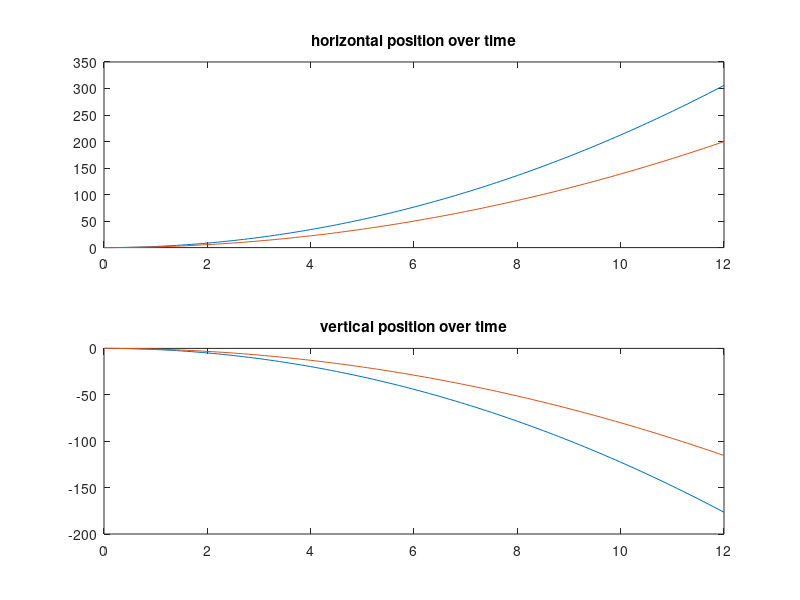
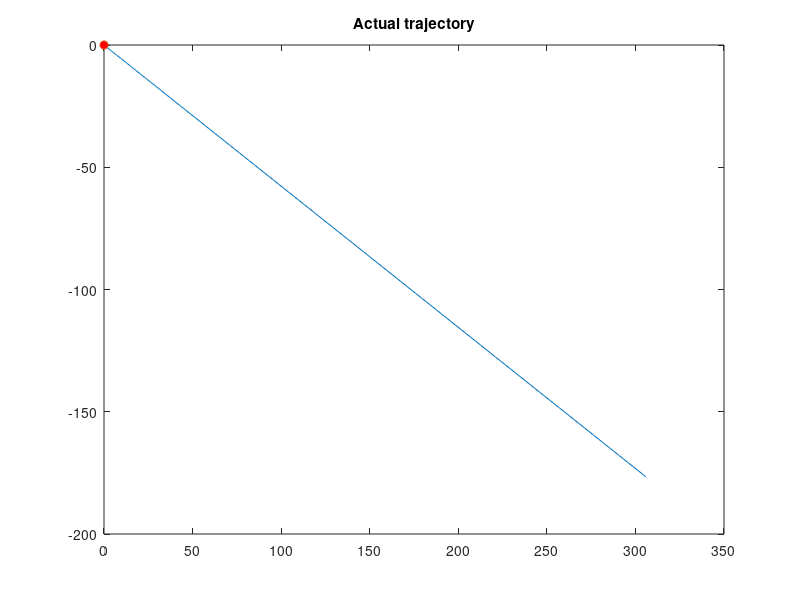

Write the MATLAB code that produced these figures, in order. (Note: this script raises an error after producing the figures.)
% incline.m
% by Jessica Kintner, 3/7
% for HW due 3/13 
%
g=9.81;
s0 = 0;
theta0 = 30;
v0 = 0;
mu = 0.2;
mass = 1;

a = g*sin(theta0*pi/180);
af = a -mu*mass*g*cos(theta0*pi/180);
%
t = 0:.1:12;

s = s0 + v0*t + a/2*t.^2;
sf = s0 + v0*t + af/2*t.^2;

x = s*cos(theta0*pi/180);
y = -s*sin(theta0*pi/180);

xf = sf*cos(theta0*pi/180);
yf = -sf*sin(theta0*pi/180);


figure(1)
subplot(2, 1, 1)
plot(t, x, t, xf);
title('horizontal position over time');

subplot(2, 1, 2)
plot(t, y, t, yf);
title('vertical position over time');

figure(2)
plot(x,y)
title('Actual trajectory');
hold on
p=plot(x(1), y(1), 'o', 'MarkerFaceColor','red')
for k = 2:length(t)
    p.XData = x(k);
    p.YData = y(k);
    drawnow;
end
hold off

figure(3)
plot(t,s, t, sf)
title('Distance along the incline over time');

